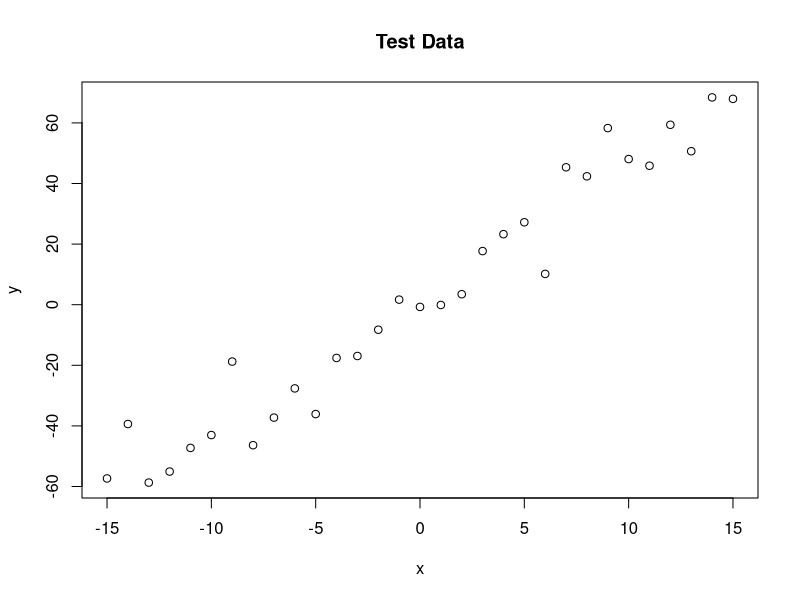
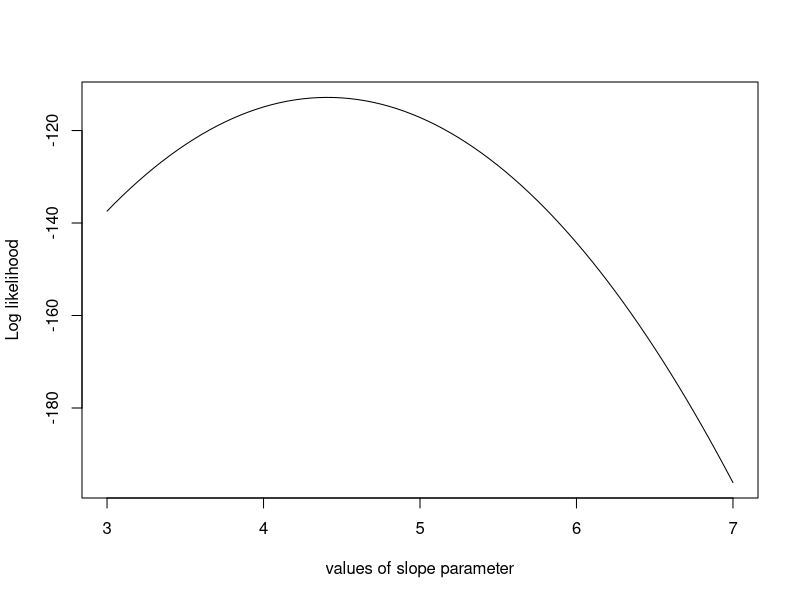

Here is the R script that generated these plots, in order:
## ---- chunk 1
knitr::opts_chunk$set(echo = TRUE)
#knitr::opts_chunk$set(fig.width=12, fig.height=8) 
## ---- chunk 2
########## Creating test data ##############
#set true values to parameter A
trueA <- 5
#set true values to parameter B
trueB <- 0
#set true values to parameter sd
trueSd <- 10
#set sample size
sampleSize <- 31
# create independent x-values, in this case from -15 to 15
x <- (-(sampleSize-1)/2):((sampleSize-1)/2)
# create dependent values according to ax + b + N(0,sd), with parameters all equal to their true values
y <-  trueA * x + trueB + rnorm(n=sampleSize,mean=0,sd=trueSd)
#plot y and x, we can see a clear linear relationship
plot(x,y, main="Test Data")

######### Calculate the likelihood ###############
likelihood <- function(param){
  #assign input parameters to a
  a = param[1]
  #assign input parameters to b
  b = param[2]
  #assign input parameters to sd
  sd = param[3]
  
  #the mean value of y under the input parametres
  pred = a*x + b
  #calculate the density function and set it to single likelihood values. l(a,b,sd|yi) = log(f(yi|a,b,sd)).Notice here we set log=T, which takes log of the density function, this is because simple likelihoods, where a lot of small probabilities are multiplied, can get ridiculously small pretty fast, and computer programs are getting into numerical rounding or underflow problems. So we prefer to use log-likelihood
  singlelikelihoods = dnorm(y, mean = pred, sd = sd, log = T)
  #Calculate total log-likelihood values: l(a,b,sd|y) = sum of log(f(yi|a,b,sd)) for all i.
  sumll = sum(singlelikelihoods)
  #return the loglikelihood values
  return(sumll)   
}

# Example: plot the likelihood profile of the slope a
# define a function which inputs a slope parameter x, calculate the likelihood for x, with real parameters b and sd
slopevalues <- function(x){return(likelihood(c(x, trueB, trueSd)))}
# apply the above function to a range of x values (from 3 to 7 by 0.05), calculate the likelihood at each value
slopelikelihoods <- lapply(seq(3, 7, by=.05), slopevalues )
# plot the loglikelihood for x, we see the plot peaks at around 5, which is equal to the true value we set previously
plot (seq(3, 7, by=.05), slopelikelihoods , type="l", xlab = "values of slope parameter", ylab = "Log likelihood")




#########Define prior distribution################
prior <- function(param){
  # assign the values of input parameters to a
  a = param[1]
  # assign the values of input parameters to b
  b = param[2]
  # assign the values of input parameters to sd
  sd = param[3]
  #specify prior distribution for each parameter. For "a", set it a uniform distribution, calculate its density, also take log transformation to its density
  aprior = dunif(a, min=0, max=10, log = T)
  # set normal distribution to b, and assign its density to bprior
  bprior = dnorm(b, sd = 5, log = T)
  # set another normal distribution to sd.
  sdprior = dunif(sd, min=0, max=30, log = T)
  # return the sum of three log values
  return(aprior+bprior+sdprior)
}



######### Define posterior ################
posterior <- function(param){
  # Calculate the product of prior and likelihood to provide the qunatity for MCMC algorithm, we use sum because we take log when calculating both likelihood and prior
  return (likelihood(param) + prior(param))
}




####### Metropolis algorithm ################
######## define proposal function ################
proposalfunction <- function(param){
  # choose normal distribution as the proposal distribution centered at the input parameters, and return a generated candidate x* for the next sample by picking from distribution g(x*|params)
  return(rnorm(3,mean = param, sd= c(0.1,0.5,0.3)))
}
run_metropolis_MCMC <- function(startvalue, iterations){ # initialize an arbitrary point to be the staring values, and set the number of iterations
  #create a chain to store all the element generated in each iterations
  chain = array(dim = c(iterations+1,3))
  #assign the first element in the chain to be the staring value we picked
  chain[1,] = startvalue
  for (i in 1:iterations){
    # generate a candidate x* (here named proposal) using the jumping distribution centered at last value in the chain
    proposal = proposalfunction(chain[i,])
    # calculate the acceptance ratio, which will be used to decide whether to accept or reject the candidate
    probab = exp(posterior(proposal) - posterior(chain[i,]))
    #generate a uniform random number u on [0,1]
    if (runif(1) < probab){
      # if u<= acceptance ratio, accept the candidate by setiing next element in the chain to the proposal
      chain[i+1,] = proposal
    }else{
      # if u<= acceptance ratio, reject the candidate proposal and set next element the same value as last element
      chain[i+1,] = chain[i,]
    }
  }
  return(chain)
}




#example
startvalue = c(4,0,10)
chain = run_metropolis_MCMC(startvalue, 10000)
# set a burnIn value as the first steps of the algorithm may be biased by initial value, thus we discard them for the further analysis
burnIn = 5000
#calculate the acceptance rate by 1-rejection rate
acceptance = 1-mean(duplicated(chain[-(1:burnIn),]))




########### summary plot #################
plotting<-function(startvalue,iterations){
  burnIn = 0.5*iterations
  chain = run_metropolis_MCMC(startvalue, iterations = iterations)
  # set 2 rows and 3 columns subgragh
  par(mfrow = c(2,3))
  # plot the histogram of the after burnIn values in chain (posterior of a)
  hist(chain[-(1:burnIn),1],nclass=30, , main="Posterior of a", xlab="True value = red line" )
  # draw the mean of after burnIn values in chain for a
  abline(v = mean(chain[-(1:burnIn),1]))
  # draw the true value of a
  abline(v = trueA, col="red" )
  # plot the histogram of the after burnIn values in chain (posterior of b)
  hist(chain[-(1:burnIn),2],nclass=30, main="Posterior of b", xlab="True value = red line")
  # draw the mean of after burnIn values in chain for b
  abline(v = mean(chain[-(1:burnIn),2]))
  # draw the true value of a
  abline(v = trueB, col="red" )
  # plot the histogram of the after burnIn values in chain (posterior of sd)
  hist(chain[-(1:burnIn),3],nclass=30, main="Posterior of sd", xlab="True value = red line")
  # draw the mean of after burnIn values in chain for sd
  abline(v = mean(chain[-(1:burnIn),3]) )
  # draw the true value of a
  abline(v = trueSd, col="red" )
  #plot the values in chain for a (except burnIn values)
  plot(chain[-(1:burnIn),1], type = "l", xlab="True value = red line" , main = "Chain values of a",)
  #draw the true value of a
  abline(h = trueA, col="red" )
  #plot the values in chain for b (except burnIn values)
  plot(chain[-(1:burnIn),2], type = "l", xlab="True value = red line" , main = "Chain values of b", )
  #draw the true value of b
  abline(h = trueB, col="red" )
  #plot the values in chain for sd (except burnIn values)
  plot(chain[-(1:burnIn),3], type = "l", xlab="True value = red line" , main = "Chain values of sd", )
  #draw the true value of sd
  abline(h = trueSd, col="red" )
}















